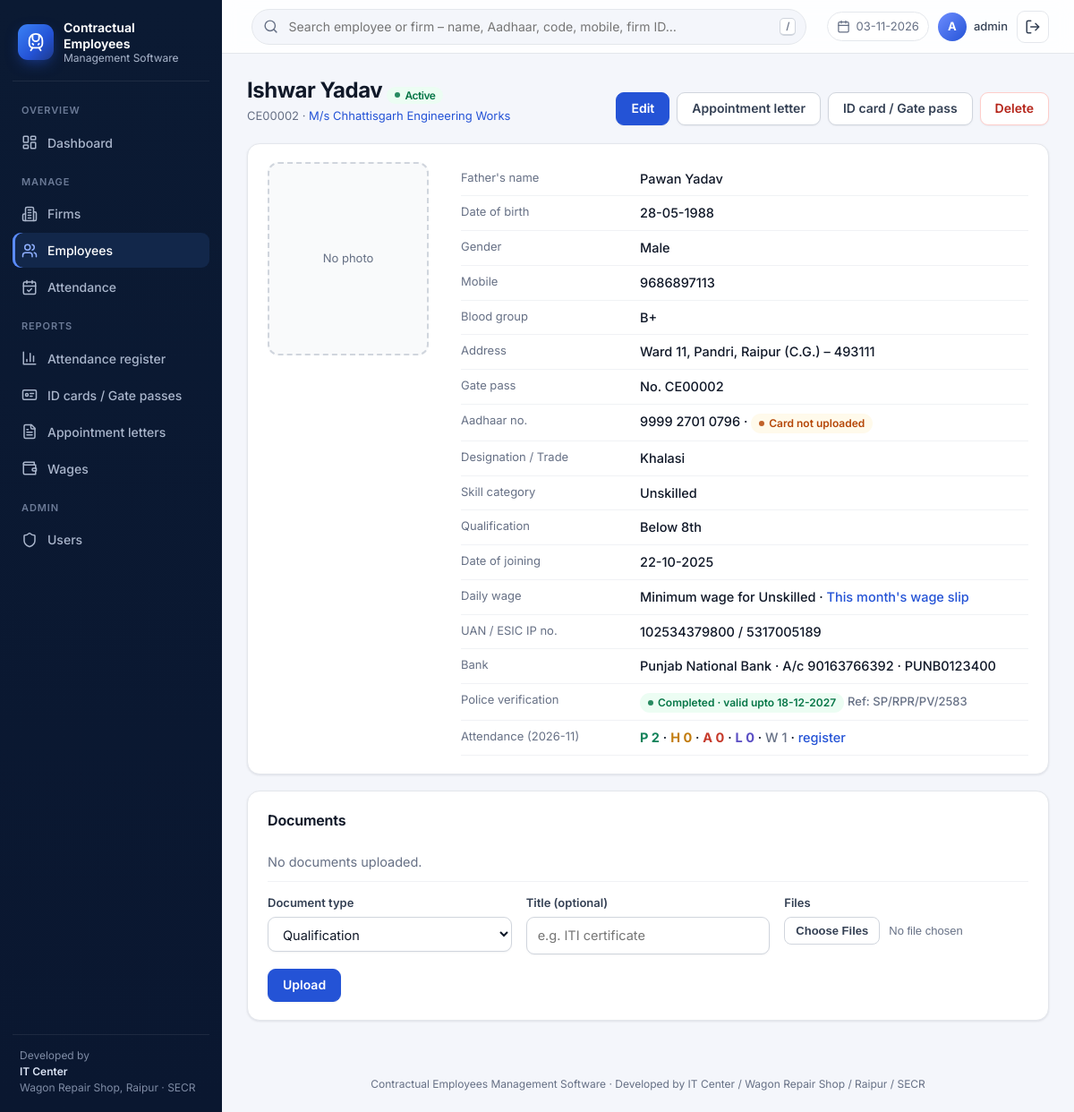
Page /employees/258 (signed in) on the committed database.
### tables this page shows
CREATE TABLE employees (
    id INTEGER PRIMARY KEY AUTOINCREMENT,
    firm_id INTEGER NOT NULL REFERENCES firms(id),
    emp_code TEXT UNIQUE,
    name TEXT NOT NULL,
    father_name TEXT,
    dob TEXT,
    gender TEXT,
    aadhaar_no TEXT UNIQUE,
    aadhaar_file TEXT,
    photo_file TEXT,
    mobile TEXT,
    address TEXT,
    pv_done INTEGER DEFAULT 0,
    pv_cert_no TEXT,
    pv_valid_upto TEXT,
    pv_file TEXT,
    qualification TEXT,
    skill_category TEXT,
    designation TEXT,
    date_of_joining TEXT,
    status TEXT DEFAULT 'Active',
    created_at TEXT DEFAULT CURRENT_TIMESTAMP,
    updated_at TEXT DEFAULT CURRENT_TIMESTAMP
, uan_no TEXT, esic_no TEXT, bank_name TEXT, bank_account TEXT, ifsc TEXT, daily_wage REAL, blood_group TEXT, pincode TEXT, gate_pass_no TEXT, gp_valid_from TEXT, gp_valid_upto TEXT, appt_date TEXT, appt_other_allowance TEXT, appt_duties TEXT, appt_other_info TEXT);

CREATE TABLE firms (
    id INTEGER PRIMARY KEY AUTOINCREMENT,
    name TEXT UNIQUE NOT NULL,
    owner_name TEXT,
    contact_person TEXT,
    mobile TEXT,
    email TEXT,
    address TEXT,
    gst_no TEXT,
    pan_no TEXT,
    labour_licence_no TEXT,
    work_order_no TEXT,
    work_description TEXT,
    contract_start TEXT,
    contract_end TEXT,
    status TEXT DEFAULT 'Active',
    created_at TEXT DEFAULT CURRENT_TIMESTAMP
, pincode TEXT, lin_no TEXT, registration_no TEXT, loa_date TEXT);

### app.py (the view)
@app.route("/employees/<int:emp_id>")
@login_required
def employee_view(emp_id):
    db = get_db()
    emp = db.execute("SELECT e.*, f.name firm_name FROM employees e JOIN firms f ON f.id=e.firm_id "
                     "WHERE e.id=?", (emp_id,)).fetchone() or abort(404)
    docs = db.execute("SELECT * FROM documents WHERE employee_id=? ORDER BY uploaded_at DESC",
                      (emp_id,)).fetchall()
    month = date.today().strftime("%Y-%m")
    att = {code: 0 for code in ATTENDANCE_CODES}
    for row in db.execute("SELECT status, COUNT(*) c FROM attendance WHERE employee_id=? "
                          "AND substr(att_date,1,7)=? GROUP BY status", (emp_id, month)):
        att[row["status"]] = row["c"]
    return render_template("employee_view.html", emp=emp, docs=docs, att=att, month=month)

### app.py (called while the page is built)
def get_db():
    if "db" not in g:
        g.db = sqlite3.connect(DB_PATH)
        g.db.row_factory = sqlite3.Row
        g.db.execute("PRAGMA foreign_keys = ON")
    return g.db

def parse_date(value):
    try:
        return datetime.strptime(value, "%Y-%m-%d").date()
    except (TypeError, ValueError):
        return None

@app.template_filter("fmt_aadhaar")
def fmt_aadhaar(number):
    if not number:
        return "-"
    return " ".join(number[i:i + 4] for i in range(0, 12, 4))

@app.template_filter("dmy")
def dmy(value):
    d = parse_date(value) if isinstance(value, str) else value
    return d.strftime("%d-%m-%Y") if d else "-"

def pv_state(emp):
    if not emp["pv_done"]:
        return "pending"
    valid = parse_date(emp["pv_valid_upto"])
    if valid is None:
        return "valid"
    today = date.today()
    if valid < today:
        return "expired"
    if valid <= today + timedelta(days=30):
        return "expiring"
    return "valid"

def icon(name, size=18):
    return Markup(f'<svg class="icon" width="{size}" height="{size}" viewBox="0 0 24 24" fill="none" '
                  f'stroke="currentColor" stroke-width="2" stroke-linecap="round" stroke-linejoin="round" '
                  f'aria-hidden="true">{_ICONS[name]}</svg>')

def login_required(view):
    @wraps(view)
    def wrapped(*args, **kwargs):
        if not session.get("user_id"):
            return redirect(url_for("login", next=request.path))
        return view(*args, **kwargs)
    return wrapped

@app.before_request
def guard():
    if request.endpoint == "static":
        return
    has_user = get_db().execute("SELECT 1 FROM users LIMIT 1").fetchone()
    if not has_user and request.endpoint != "setup":
        return redirect(url_for("setup"))
    if request.method == "POST":
        token = request.form.get("csrf_token")
        if not token or token != session.get("csrf_token"):
            abort(400, "Form expired. Please go back, reload the page and try again.")

@app.context_processor
def inject_csrf():
    if "csrf_token" not in session:
        session["csrf_token"] = secrets.token_hex(16)
    return {"csrf_token": session["csrf_token"], "today": date.today().isoformat()}

### templates/employee_view.html (shortened to what this page needs)
{% extends "base.html" %}
{% block content %}
<div class="page-head">
  <div>
    <h1>{{ emp.name }} <span class="badge {{ 'ok' if emp.status == 'Active' else 'grey' }}">{{ emp.status }}</span></h1>
    <p class="muted small">{{ emp.emp_code }} · <a href="{{ url_for('firm_view', firm_id=emp.firm_id) }}">{{ emp.firm_name }}</a></p>
  </div>
  <div class="actions">
    <a class="btn" href="{{ url_for('employee_form', emp_id=emp.id) }}">Edit</a>
    <a class="btn secondary" href="{{ url_for('appointment_letter', emp_id=emp.id) }}" target="_blank">Appointment letter</a>
    <a class="btn secondary" href="{{ url_for('employee_card', emp_id=emp.id) }}" target="_blank">ID card / Gate pass</a>
    <form method="post" action="{{ url_for('employee_delete', emp_id=emp.id) }}" class="inline"
          onsubmit="return confirm('Delete {{ emp.name }} and all their documents and attendance permanently?\n\nTip: to keep records, edit the employee and set Status to Inactive instead.')">
      <input type="hidden" name="csrf_token" value="{{ csrf_token }}"><button class="btn danger">Delete</button>
    </form>
  </div>
</div>
<div class="card profile">
  <div>
    {% if emp.photo_file %}<a href="{{ url_for('files', rel_path=emp.photo_file) }}" target="_blank"><img class="photo" src="{{ url_for('files', rel_path=emp.photo_file) }}" alt="Photo"></a>
    {% else %}<div class="photo-preview" style="width:180px;height:216px">No photo</div>{% endif %}
  </div>
  <dl class="details">
    <dt>Father's name</dt><dd>{{ emp.father_name or '-' }}</dd>
    <dt>Date of birth</dt><dd>{{ emp.dob | dmy }}</dd>
    <dt>Gender</dt><dd>{{ emp.gender or '-' }}</dd>
    <dt>Mobile</dt><dd>{{ emp.mobile or '-' }}</dd>
    <dt>Blood group</dt><dd>{{ emp.blood_group or '-' }}</dd>
    <dt>Address</dt><dd>{{ emp.address or '-' }}{% if emp.pincode %} – {{ emp.pincode }}{% endif %}</dd>
    <dt>Gate pass</dt><dd>No. {{ emp.gate_pass_no or emp.emp_code }}{% if emp.gp_valid_upto %} · valid upto {{ emp.gp_valid_upto | dmy }}{% endif %}</dd>
    <dt>Aadhaar no.</dt><dd>{{ emp.aadhaar_no | fmt_aadhaar }}
      {% if emp.aadhaar_file %} · <a href="{{ url_for('files', rel_path=emp.aadhaar_file) }}" target="_blank">View Aadhaar card</a>{% else %} · <span class="badge warn">Card not uploaded</span>{% endif %}</dd>
    <dt>Designation / Trade</dt><dd>{{ emp.designation or '-' }}</dd>
    <dt>Skill category</dt><dd>{{ emp.skill_category or '-' }}</dd>
    <dt>Qualification</dt><dd>{{ emp.qualification or '-' }}</dd>
    <dt>Date of joining</dt><dd>{{ emp.date_of_joining | dmy }}</dd>
    <dt>Daily wage</dt><dd>{{ '₹%.2f (agreed)' % emp.daily_wage if emp.daily_wage else 'Minimum wage for ' ~ (emp.skill_category or 'skill') }}
      · <a href="{{ url_for('payslip', emp_id=emp.id, month=month) }}" target="_blank">This month's wage slip</a></dd>
    <dt>UAN / ESIC IP no.</dt><dd>{{ emp.uan_no or '-' }} / {{ emp.esic_no or '-' }}</dd>
    <dt>Bank</dt><dd>{{ emp.bank_name or '-' }}{% if emp.bank_account %} · A/c {{ emp.bank_account }} · {{ emp.ifsc or '' }}{% endif %}</dd>
    <dt>Police verification</dt><dd>
      {% set st = pv_state(emp) %}
      {% if st == 'pending' %}<span class="badge warn">Not completed</span>
      {% else %}
        <span class="badge {{ 'bad' if st == 'expired' else ('warn' if st == 'expiring' else 'ok') }}">
          Completed · {{ 'expired on' if st == 'expired' else 'valid upto' }} {{ emp.pv_valid_upto | dmy }}</span>
        {% if emp.pv_cert_no %}<span class="small muted"> Ref: {{ emp.pv_cert_no }}</span>{% endif %}
      {% endif %}</dd>
    <dt>Attendance ({{ month }})</dt><dd>
      <span class="c-P">P {{ att.P }}</span> · <span class="c-H">H {{ att.H }}</span> · <span class="c-A">A {{ att.A }}</span> ·
      <span class="c-L">L {{ att.L }}</span> · <span class="c-W">W {{ att.W }}</span>
      · <a href="{{ url_for('attendance_report', firm_id=emp.firm_id, month=month) }}">register</a></dd>
  </dl>
</div>
<div class="card" id="documents">
  <h2>Documents</h2>
  <ul class="doc-list">
    {% for d in docs %}
    <li>
      <div style="display:flex;gap:10px;align-items:center">
        {% if d.filename | is_image %}<img class="doc-thumb" src="{{ url_for('files', rel_path=d.filename) }}" alt="">{% else %}<span class="badge info">PDF</span>{% endif %}
        <div><a href="{{ url_for('files', rel_path=d.filename) }}" target="_blank">{{ d.title or 'Document' }}</a>
          <div class="small muted">{{ d.doc_type }} · uploaded {{ d.uploaded_at[:10] | dmy }}</div></div>
      </div>
      <form method="post" action="{{ url_for('document_delete', doc_id=d.id) }}" class="inline" onsubmit="return confirm('Delete this document?')">
        <input type="hidden" name="csrf_token" value="{{ csrf_token }}"><button class="btn danger sm">Delete</button>
      </form>
    </li>
    {% else %}
    <li class="muted">No documents uploaded.</li>
    {% endfor %}
  </ul>
  <form method="post" action="{{ url_for('document_upload', emp_id=emp.id) }}" enctype="multipart/form-data" style="margin-top:14px">
    <div class="row">
      <div><label>Document type</label><select name="doc_type">{% for t in DOC_TYPES %}<option>{{ t }}</option>{% endfor %}</select></div>
      <div><label>Title (optional)</label><input type="text" name="title" placeholder="e.g. ITI certificate"></div>
      <div><label>Files</label><input type="file" name="files" multiple accept="image/*,.pdf" required></div>
    </div>
    <button class="btn">Upload</button>
  </form>
</div>
{% endblock %}

### rows in the picture
employees: name "Ishwar Yadav", status "Active", emp_code "CE00002", father_name "Pawan Yadav", dob|dmy "28-05-1988", gender "Male", mobile "9686897113", blood_group "B+", address "Ward 11, Pandri, Raipur (C.G.)", pincode "493111", aadhaar_no|fmt_aadhaar "9999 2701 0796", designation "Khalasi", skill_category "Unskilled", qualification "Below 8th", date_of_joining|dmy "22-10-2025", skill_category "Minimum wage for Unskilled", uan_no "102534379800", esic_no "5317005189", bank_name "Punjab National Bank", bank_account "90163766392", ifsc "PUNB0123400", pv_valid_upto|dmy "18-12-2027", pv_cert_no "SP/RPR/PV/2583"
firms: firm_name "M/s Chhattisgarh Engineering Works"

### other values in the picture
{{ today | dmy }} "03-11-2026"
{{ session.username[:1] | upper }} "A"
{{ session.username }} "admin"
{{ 'expired on' if st == 'expired' else 'valid upto' }} "valid upto"
{{ att.P }} "2"
{{ att.H }} "0"
{{ att.A }} "0"
{{ att.L }} "0"
{{ att.W }} "1"
{{ APP_NAME }} "Contractual Employees Management Software"
{{ DEVELOPED_BY }} "IT Center / Wagon Repair Shop / Raipur / SECR"
form field doc_type "Qualification"
